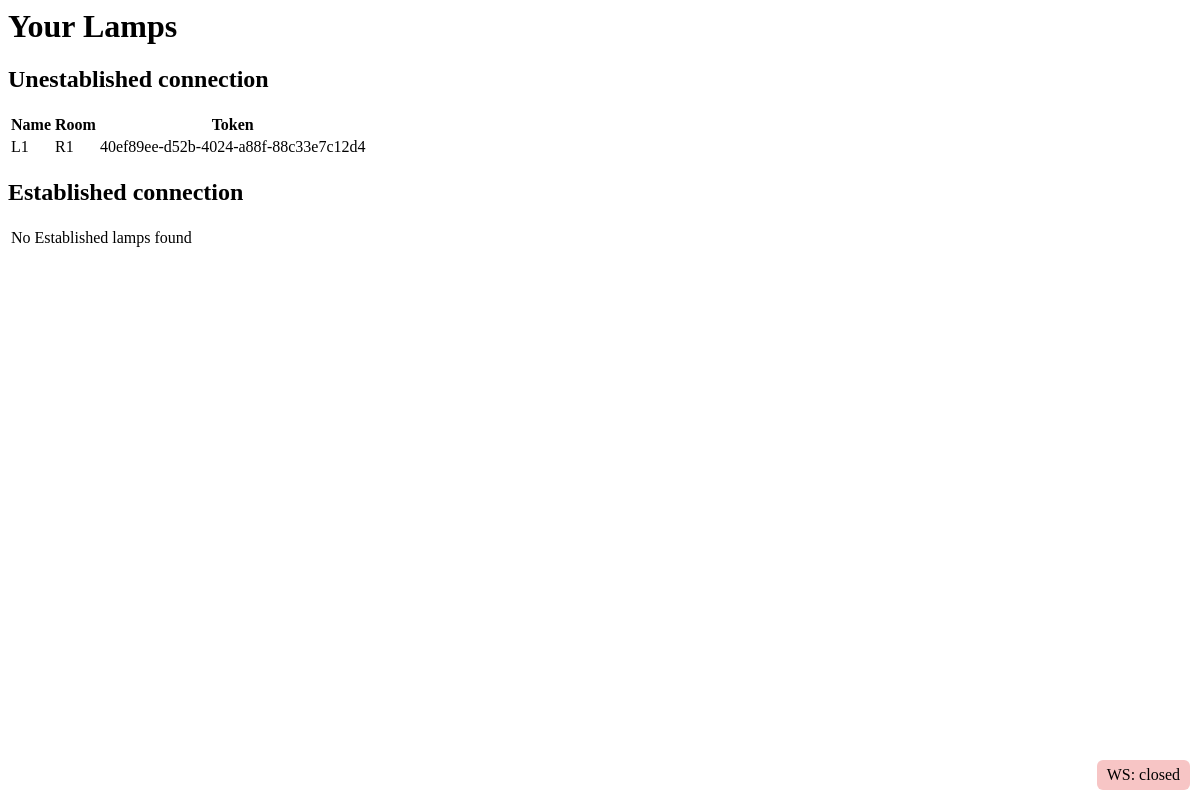
/Profile/ (signed in), run on an earlier commit of the app's database.
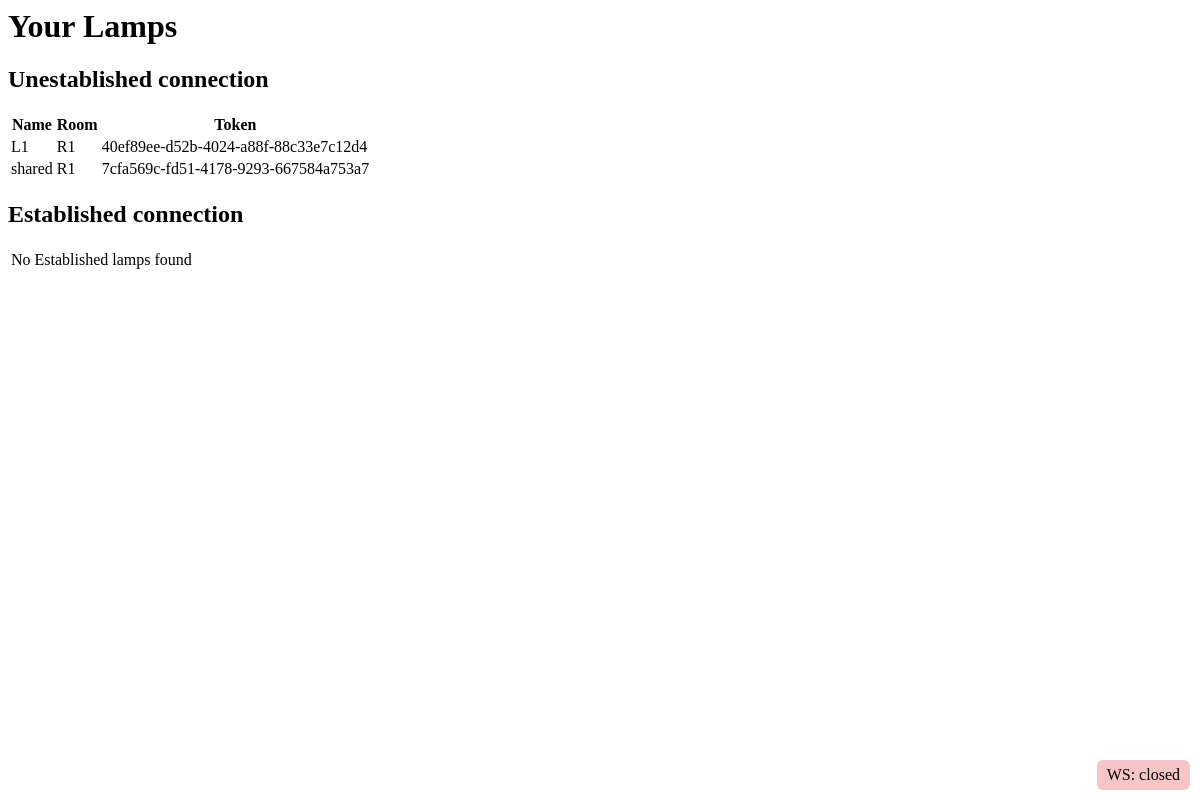
And on a later commit of the database.
### Places_Lamp/models.py (models this page shows, shortened)
class Lamp(models.Model):
    name = models.CharField(max_length=255 , blank=True , unique=True)
    status = models.BooleanField(default=False)  # True = on, False = off
    connection = models.BooleanField(default=False) # connection is false until we recive msg ESP connected
    room = models.ForeignKey(Room, on_delete=models.CASCADE, related_name='lamps')
    shared_with = models.ManyToManyField(
        settings.AUTH_USER_MODEL,
        blank=True,
        related_name="shared_lamps"
    )# we can have multy access
    token = models.UUIDField(default=uuid.uuid4, editable=False, unique=True)  # 🔒 secret key
    class Meta:
        unique_together = ("room", "name")  # avoid global uniqueness clash

class Room(models.Model):
    name = models.CharField(max_length=255 , blank=True , unique=True)
    home = models.ForeignKey(Home, on_delete=models.CASCADE, related_name='rooms')

### Places_Lamp/views.py (the view)
# urls.py: path("" , views.Profile.as_view() , name="profile"),
class Profile(LoginRequiredMixin, View) :
    template_name = 'Places_Lamp/profile.html'
    def get(self, request):
        owned_homes = request.user.places.all()
        owned_lamps = []
        for home in owned_homes:
            for room in home.rooms.all():
                owned_lamps.extend(list(room.lamps.all()))
        shared_lamps = request.user.shared_lamps.all()
        established_lamps , unestablished_lamps = [] , []
        for lamp in (owned_lamps+list(shared_lamps)) :
            if lamp.connection == True :
                established_lamps.append(lamp)
            else :
                unestablished_lamps.append(lamp)
        return render(request, self.template_name, {"established_lamps": established_lamps , "unestablished_lamps" : unestablished_lamps})

### templates/Places_Lamp/profile.html (shortened to what this page needs)
<h1>Your Lamps</h1>
<h2>Unestablished connection</h2>
<table id="unestablished-table">
  {% if unestablished_lamps|length %}
  <thead>
    <tr><th>Name</th><th>Room</th><th>Token</th></tr>
  </thead>
  {% endif %}
  <tbody>
    {% for lamp in unestablished_lamps %}
    <tr data-token="{{ lamp.token }}" id="lamp-{{ lamp.id }}">
      <td>{{ lamp.name }}</td>
      <td>{{ lamp.room.name }}</td>
      <td >{{ lamp.token }}</td>
    </tr>
    {% empty %}
    <tr><td colspan="4">No Unstablished lamps found</td></tr>
    {% endfor %}
  </tbody>
</table>
<h2>Established connection</h2>
<table id="established-table">
  <tbody>
    {% for lamp in established_lamps %}
    <tr data-token="{{ lamp.token }}" id="lamp-{{ lamp.id }}">
      <td>{{ lamp.name }}</td>
      <td>{{ lamp.room.name }}</td>
      <td class="status">{% if lamp.status %} ON {% else %} OFF {% endif %}</td>
            <td>
        <label>
          <input type="checkbox" class="toggle-checkbox" {% if lamp.status %}checked{% endif %} />
        </label>
      </td>
      <td >{{ lamp.token }}</td>
    </tr>
    {% empty %}
    <tr><td colspan="4">No Established lamps found</td></tr>
    {% endfor %}
  </tbody>
</table>

What changed in the data, as far as the page shows it:
added Lamp: name "shared", room.name "R1", token "7cfa569c-fd51-4178-9293-667584a753a7"
